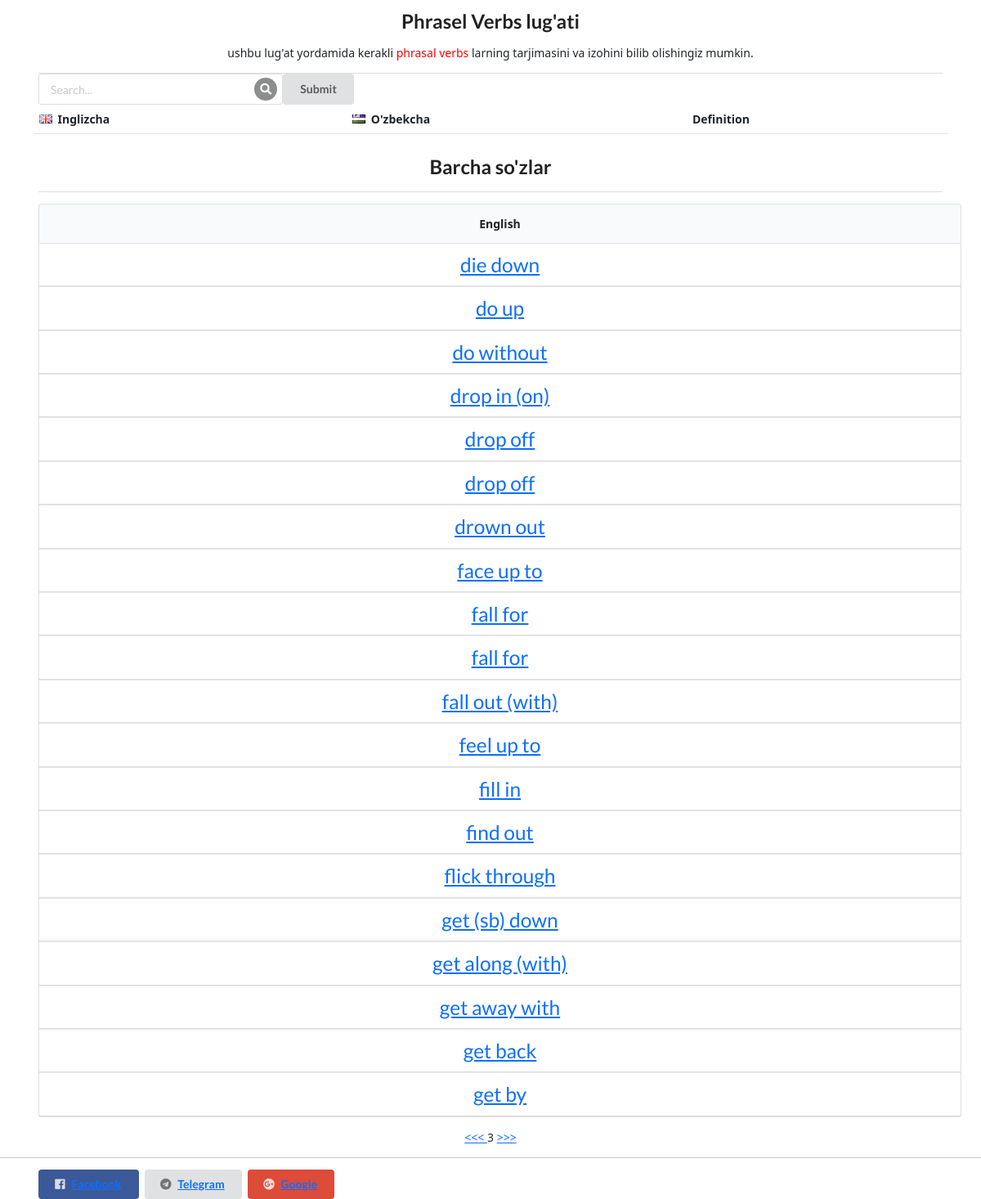
/?page=3, run on the app's committed database.
### english/models.py (models this page shows)
class EnglishPhrases(models.Model):
	english = models.CharField(max_length=200, null=True)
	uzbek = models.CharField(max_length=200, null=True)
	definition = models.CharField(max_length=200, null=True)
	example = models.TextField(max_length=300)
	def __str__(self):
		return self.english

### english/views.py (the view)
# urls.py: path('', homepage, name='home'),
def homepage(request):
    words = EnglishPhrases.objects.order_by('english')
    soz = request.GET.get('q', '')
    if soz and soz!='':
        tarjima = EnglishPhrases.objects.filter(english__contains=soz)[:3]
    else:
        tarjima = None
    p = Paginator(words, 20)
    page_number = request.GET.get('page')
    try:
        page_obj = p.get_page(page_number)  # returns the desired page object
    except PageNotAnInteger:
        page_obj = p.page(1)
    except EmptyPage:
        page_obj = p.page(p.num_pages)
    context = {'page_obj': page_obj, 'q':soz, 'tarjima':tarjima}
    return render(request, 'homepage.html', context)

### english/templates/homepage.html (shortened to what this page needs)
<!DOCTYPE html>
{% load static %}
<html lang="en">
<head>
	<link rel="stylesheet" href="{% static 'semantic/semantic.min.css' %}">
  <link href="https://cdn.jsdelivr.net/npm/bootstrap@5.1.3/dist/css/bootstrap.min.css" rel="stylesheet">
</head>
<body>
<section>
<div class="ui container">
  <div class="ui sizer vertical segment">
    <div class="ui large header ui center aligned container">Phrasel Verbs lug'ati</div>
      <p class="ui center aligned container">ushbu lug'at yordamida kerakli <span style="color:red;">phrasal verbs</span> larning tarjimasini va izohini bilib olishingiz mumkin. </p>
  </div>
<form class="ui form" method="GET">
  <div class="ui icon input ">
    <input name="q" value="{{q}}" type="text" placeholder="Search...">
    <i class="inverted circular search link icon"></i>
    <button class="ui button" type="submit">Submit</button>
  </div>
</form>
</div>
 <div class="container">
        <div class="row">
            <div class="table-responsive">
                <table class="table">
                    <thead >
                        <tr>
                            <th><i class="uk flag"></i>Inglizcha</th>
                            <th><i class="uz flag"></i>O'zbekcha</th>
                            <th>Definition</th>
                        </tr>
                    </thead>
                </table>
            </div>
        </div>
    </div>
<div class="ui container">
 <div class="ui sizer vertical segment">
    <div class="ui large header ui center aligned container">Barcha so'zlar</div>
</div>
  <table class="ui celled table">
  <thead>
    <tr>
     <th class="ui center aligned container">English</th>
    </tr>
  </thead>
  <tbody>
    {% for post in page_obj.object_list %}
    <tr>
      <td data-label="English class" class="ui center aligned container">
      	<a href="{% url 'words' post.id %}"><h3>{{post}}</h3></a>
      </td>
    </tr>
     {% endfor %}
  </tbody>
</table>
 <center>
        {%if page_obj.has_previous %}
            <a href="?page={{page_obj.previous_page_number}}"> <<< </a>
        {% endif %}
        <span>{{page_obj.number}}</span>
        {%if page_obj.has_next %}
            <a href="?page={{page_obj.next_page_number}}"> >>> </a>
        {% endif %}
    </center>
</div>
<hr>
<div class="ui container">
  <button class="ui facebook button">
    <i class="facebook icon"></i><a href="https://facebook.com/begbotov_shokir">Facebook</a>
  </button>
  <button class="ui telegram button">
    <i class="telegram icon"></i><a href="https://t.me/begbotov_shokir">Telegram</a>
  </button>
  <button class="ui google plus button">
    <i class="google plus icon"></i><a href="https://begbotovshake@gmail.com">Google</a>
  </button>
</div>
</section>
</body>
</html>

### data on the page
EnglishPhrases: english "die down"
EnglishPhrases: english "do up"
EnglishPhrases: english "do without"
EnglishPhrases: english "drop in (on)"
EnglishPhrases: english "drop off"
EnglishPhrases: english "drop off"
EnglishPhrases: english "drown out"
EnglishPhrases: english "face up to"
EnglishPhrases: english "fall for"
EnglishPhrases: english "fall for"
EnglishPhrases: english "fall out (with)"
EnglishPhrases: english "feel up to"
EnglishPhrases: english "fill in"
EnglishPhrases: english "find out"
EnglishPhrases: english "flick through"
EnglishPhrases: english "get (sb) down"
EnglishPhrases: english "get along (with)"
EnglishPhrases: english "get away with"
EnglishPhrases: english "get back"
EnglishPhrases: english "get by"

### other printed values
{{ page_obj.number }} "3"
